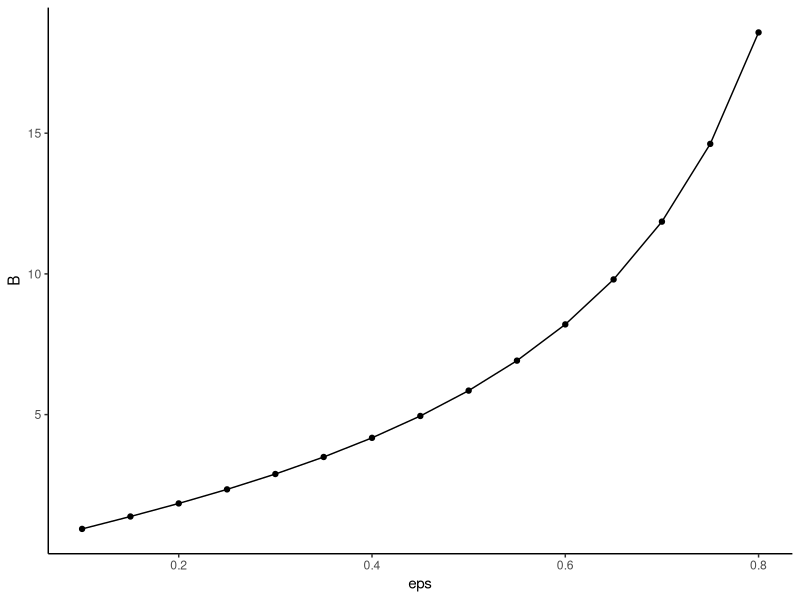
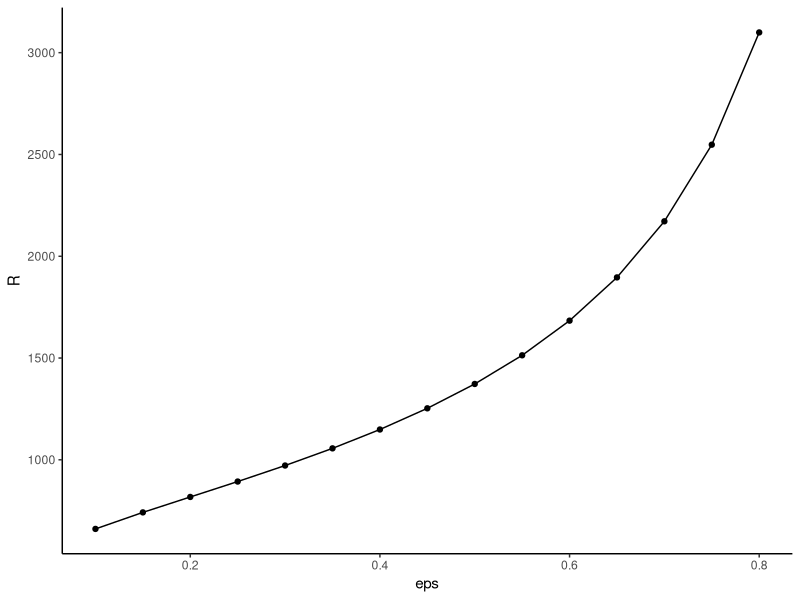
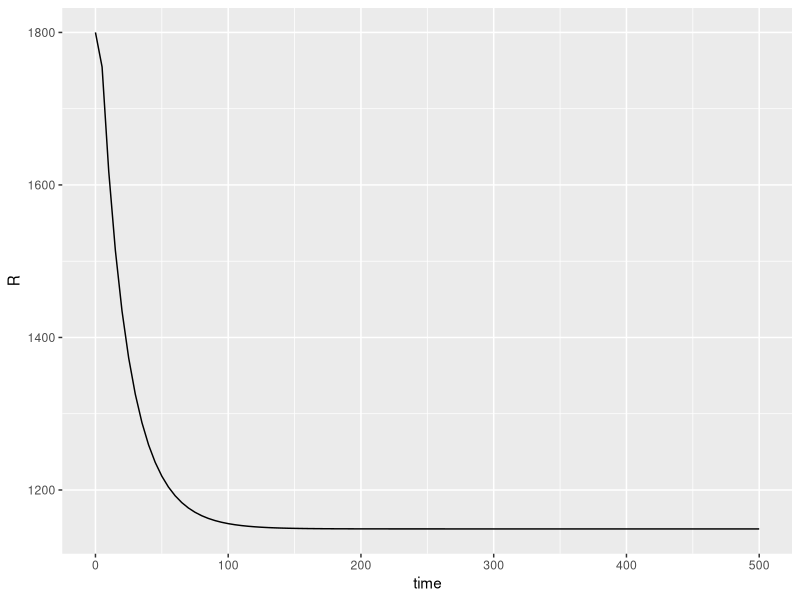
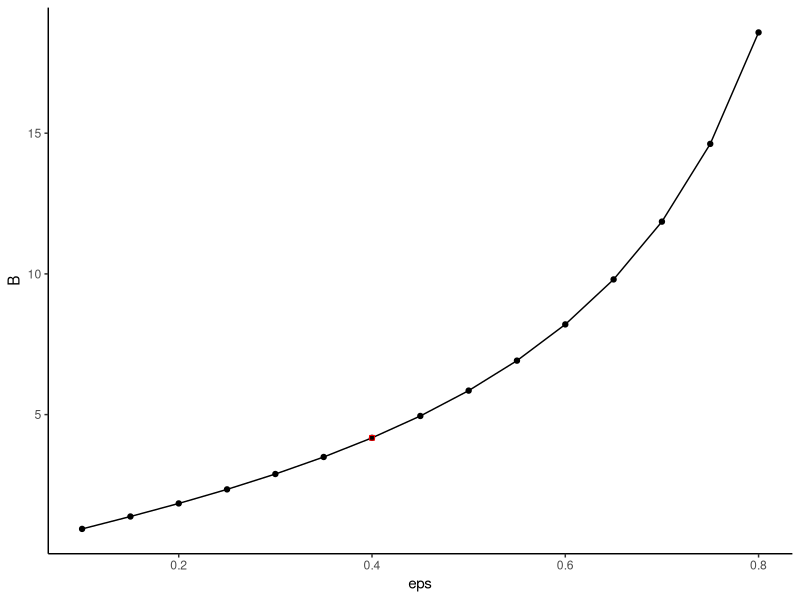
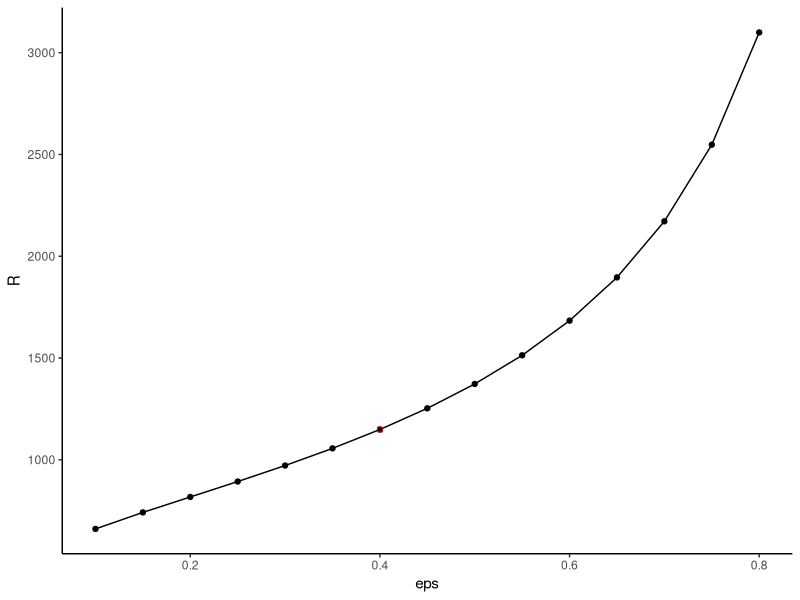
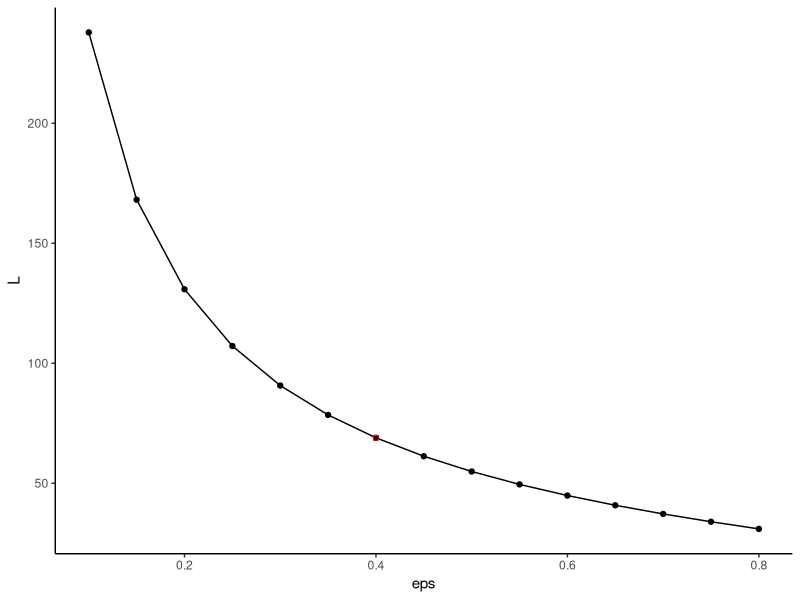
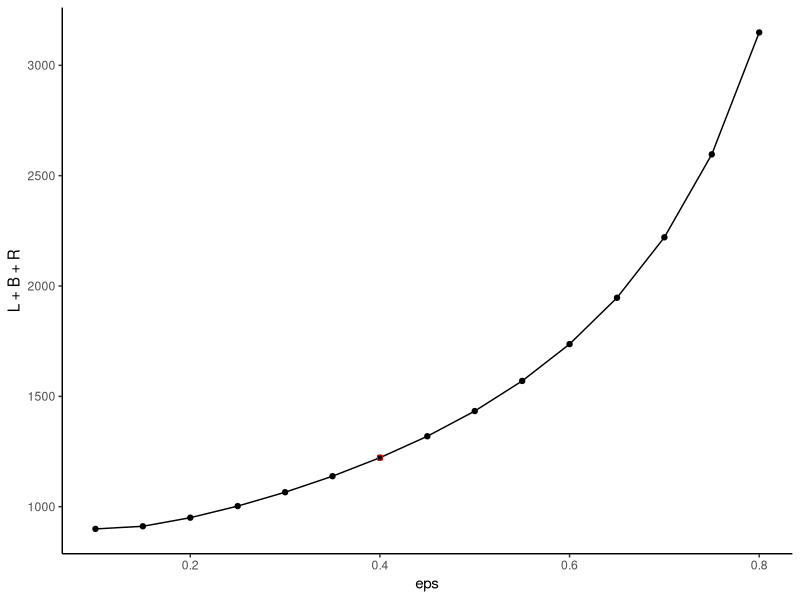

Recreate these plots in R, in order.
## ---- chunk 1
library(ggplot2)
library(grid)   #unit
library(reshape)  # melt
library(RColorBrewer) # brewer.pal
library(tidyr)
library(dplyr)
library(purrr)

myColors <- brewer.pal(5,"Dark2")	
.simpleCap <- function(s) {
    paste(toupper(substring(s, 1, 1)), substring(s, 2),  sep = "")
}
colScale <- scale_colour_manual(name = "Variant",values = myColors)
.treatments <- structure(c(1,0.5), names = c("Litter input pulse","No Litter input"))
sizeScale <- scale_size_manual(name = "Treatment",values = .treatments)

themeDefault <- theme_classic()  
## ---- chunk 2
eps <- seq(0.1, 0.8, by = 0.05)
IN <- 100
tau <- 12
kR <- 1/5
#delta <- 2; kL <- kR
#delta <- 1.5; kL <- kR*5
delta <- 1.2; kL <- 5
B <- (eps*IN/(tau*(1 - eps)))^(1/delta)
kM <- as.numeric(quantile(B, 0.8))
tkm <- tau*kM
R <- R1 <- eps*IN/(kR*(1 - eps))*(kM + B)/B
R <- R2 <- 1/kR*(kM*tau^(1/delta)*(eps*IN/(1 - eps))^(1 - 1/delta) + eps*IN/(1 - eps))
L <- L1 <- IN/kL*(kM + B)/B
L <- L2 <- IN/kL*(kM*(tau*(1 - eps)/(eps*IN))^(1/delta) + 1)
ds <- data.frame(eps,L,B,R)
ggplot(ds, aes(eps,B)) + geom_line() + geom_point() +
  themeDefault
ggplot(ds, aes(eps,R)) + geom_line() + geom_point() +
  themeDefault
## ---- chunk 3
p <- list(IN = IN, tau = tau, kR = kR, kL = kL, kM = kM, delta = delta, eps = 0.4)
unlist(p)
## ---- chunk 4
require(deSolve)
dMod2 <- function(t,x,p){
  gB <- x["B"]/(p$kM + x["B"])
  decR <- p$kR*x["R"] * gB
  decL <- p$kL*x["L"] * gB
  tvrB <- p$tau*x["B"]^p$delta
  dL <- p$IN - decL
  dB <- p$eps*decL + p$eps*decR - tvrB
  dR <- -decR + tvrB
  list(setNames( c(dL, dB, dR), c("L","B","R")))
}
x0 <- c( L = 500, B = 14, R = 1800)
ans0 <- dMod2(0, x0, p)
times <- seq(0,500, length.out = 101)
res <- as.data.frame(lsoda(x0, times, dMod2, p))
xE <- unlist(tail(res,1)[-1])
ggplot(res, aes(time,R)) + geom_line()
## ---- chunk 5
dsSim <- cbind(eps = p$eps, as.data.frame(t(xE)))
ggplot(ds, aes(eps,B)) + geom_line() + geom_point() +
  geom_point(data = dsSim, col = "red", shape = 22) +
  themeDefault
ggplot(ds, aes(eps,R)) + geom_line() + geom_point() +
  geom_point(data = dsSim, col = "red", shape = 22) +
  themeDefault
ggplot(ds, aes(eps,L)) + geom_line() + geom_point() +
  geom_point(data = dsSim, col = "red", shape = 22) +
  themeDefault
ggplot(ds, aes(eps,L + B + R)) + geom_line() + geom_point() +
  geom_point(data = dsSim, col = "red", shape = 22) +
  themeDefault
## ---- chunk 6
